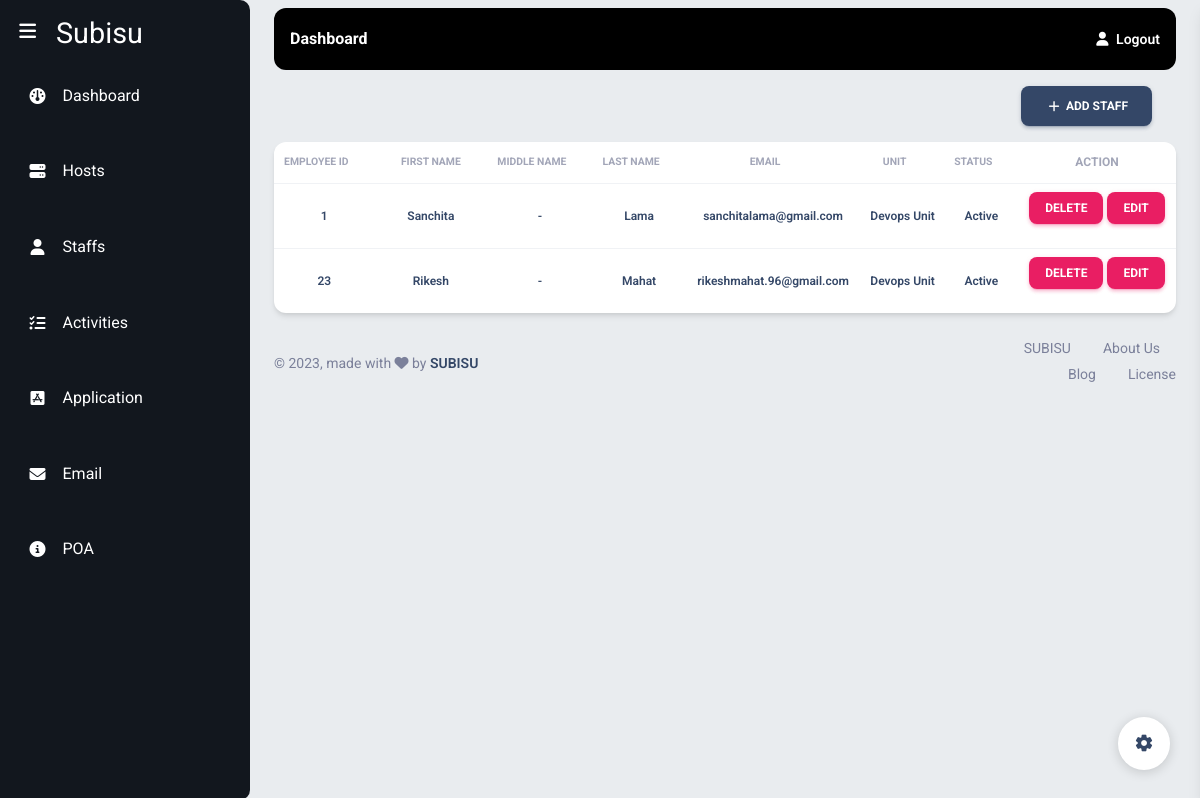
Before: /staffs/ (signed in) with the older database file.
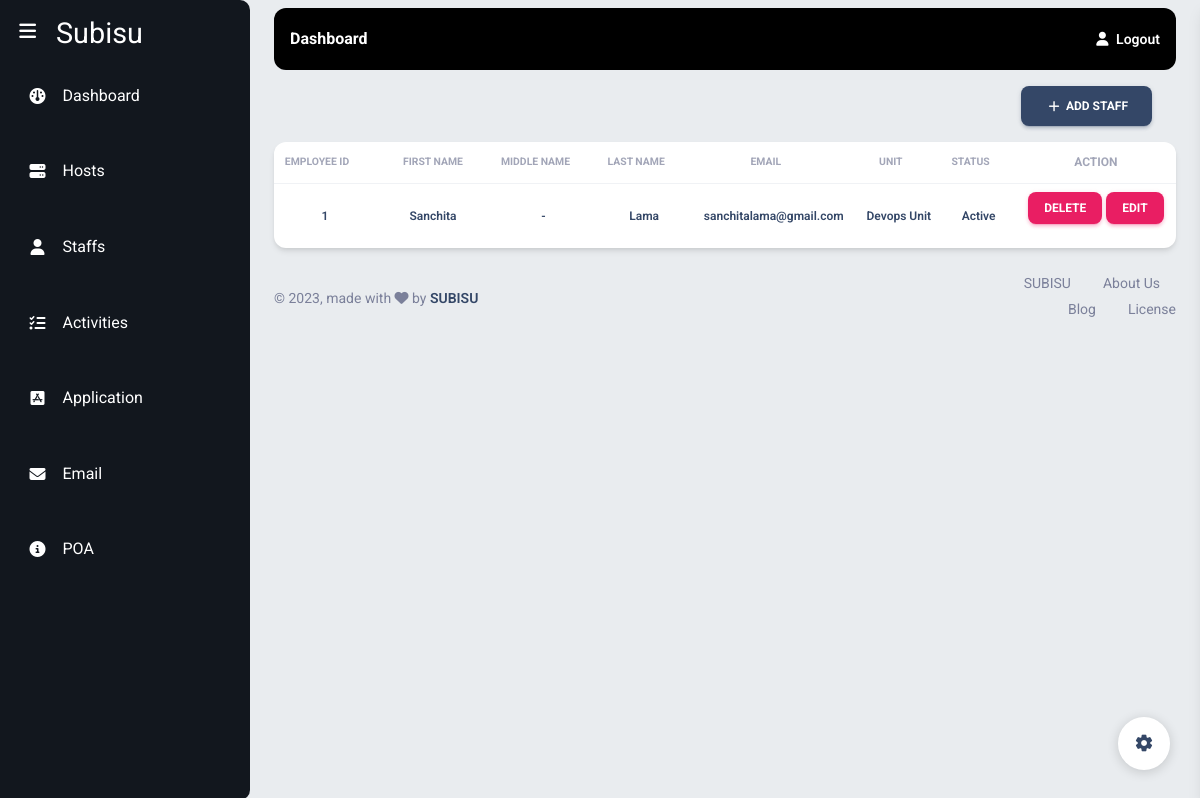
After: the same page with the newer database file.
### Models/staffs.py (models this page shows, shortened)
class Staffs(models.Model):
    user = models.OneToOneField(User,  on_delete=models.CASCADE, related_query_name='staff', null=True)
    firstName = models.CharField(max_length = 100)
    middleName = models.CharField(max_length=100, null = True, blank = True)
    lastName = models.CharField(max_length=100)
    empId = models.IntegerField()
    unitId = models.ForeignKey(Units, on_delete=models.PROTECT)
    email = models.EmailField()
    status = models.BooleanField(default= True)

### Models/units.py (models this page shows)
class Units(models.Model):
    name = models.CharField(max_length = 100)
    departmentId = models.ForeignKey(Departments, on_delete=models.PROTECT)
    unitHead = models.CharField(max_length=100)
    email = models.EmailField()
    status = models.BooleanField(default=True)
    def __str__(self):
        return self.name

### subisu/views.py (the view)
# urls.py: path('staffs/', display_staffs, name='staffs'),
@login_required()
def display_staffs(request):
    unit =  get_logged_user_info(request)[1]
    staffs = Staffs.objects.filter(unitId = unit)
    context = {
        'staffs' : staffs
    }
    return render(request, 'subisu/staffs.html', context)

### subisu/views.py (called while the page is built)
def get_logged_user_info(request):
    if request.user.is_authenticated:
        user = request.user
        staff = Staffs.objects.get(user = user) # getting the user
        unit = staff.unitId # getting the unit of staff
        department = unit.departmentId # getting the department
        return [staff, unit, department]  # return the data in a list

### task/context_processors.py (called while the page is built)
def request_processor(request):
    return {'request': request}

### templates/subisu/staffs.html
{%extends 'subisu/base.html' %}
{%block start%}
<section class="mt-3">
<div class="d-flex justify-content-end px-5">
  <a class="btn btn-icon btn-3 btn-dark ml-auto" href="{%url 'create_staff' %}">
    <span class="btn-inner--icon"><i class="material-icons">add</i></span>
    <span class="btn-inner--text">Add Staff</span>
  </a>
</div>
<div class = "px-4">
<div class="card">
  <div class="table-responsive">
    <table class="table align-items-center mb-0">
      <thead>
        <tr>
            <th class="text-center text-uppercase text-secondary text-xxs font-weight-bolder opacity-7 ps-2">Employee Id</th>
            <th class="text-center text-uppercase text-secondary text-xxs font-weight-bolder opacity-7">First Name</th>
            <th class="text-center text-uppercase text-secondary text-xxs font-weight-bolder opacity-7 ps-2">Middle Name</th>
            <th class="text-center text-uppercase text-secondary text-xxs font-weight-bolder opacity-7 ps-2">Last Name</th>
            <th class="text-center text-uppercase text-secondary text-xxs font-weight-bolder opacity-7 ps-2">email</th>
            <th class="text-center text-uppercase text-secondary text-xxs font-weight-bolder opacity-7 ps-2">Unit</th>
            <th class="text-center text-uppercase text-secondary text-xxs font-weight-bolder opacity-7 ps-2">Status</th>
            <th class="text-center text-uppercase text-secondary text-xs font-weight-bolder opacity-7">Action</th>
        </tr>
      </thead>
      <tbody>
        {% for staff in staffs %}
            <tr>
              <td class="align-middle text-center"><h6 class="mb-0 text-xs">{{staff.empId}}</h6></td>
              <td class="align-middle text-center"><h6 class="mb-0 text-xs">{{ staff.firstName }}</h6></td>
              <td class="align-middle text-center"><h6 class="mb-0 text-xs">{%if  staff.middleName%}{{ staff.middleName }}{%else%}-{%endif%}</h6></td>
              <td class="align-middle text-center"><h6 class="mb-0 text-xs">{{ staff.lastName }}</h6></td>
              <td class="align-middle text-center"><h6 class="mb-0 text-xs">{{ staff.email }}</h6></td>
              <td class="align-middle text-center"><h6 class="mb-0 text-xs">{{ staff.unitId }}</h6></td>
              <td class="align-middle text-center"><h6 class="mb-0 text-xs">{%if staff.status%} Active {%else%} Inactive {%endif%}</h6></td>
              <td class="text-center "><a href="{%url 'delete_staff' staff.id%}" class="btn btn-primary btn-sm">Delete </a>&nbsp;<a href="" class="btn btn-primary btn-sm">Edit</a></td>
            </tr>
        {% endfor %}
      </tbody>
    </table>
  </div>
</div>
</div>
</section>
{%endblock%}

### templates/subisu/base.html (shortened to what this page needs)
{% load static %}
<!DOCTYPE html>
<html lang="en">
<head>
  <link href="{% static 'assets/css/nucleo-icons.css' %}" rel="stylesheet" />
  <link href="{% static 'assets/css/nucleo-svg.css' %}" rel="stylesheet" />
  <link id="pagestyle" href="{% static 'assets/css/material-dashboard.min.css' %}?v=2.1.2" rel="stylesheet" />
  <link href="{% static 'fontawesomefree/css/fontawesome.css' %}" rel="stylesheet" type="text/css">
    <link href="{% static 'fontawesomefree/css/brands.css' %}" rel="stylesheet" type="text/css">
    <link href="{% static 'fontawesomefree/css/solid.css' %}" rel="stylesheet" type="text/css">
</head>
<body class="g-sidenav-show" style="background-color:#e9ecef">
  {% include 'subisu/sidenav.html' %}
  {% include 'subisu/mainnav.html' %}
  {% block start %}
  {% endblock %}
  {% include 'subisu/footer.html' %}
</body>
</html>

### templates/subisu/sidenav.html (shortened to what this page needs)
<div class="sidenav">
  <div class="top">
      <div class="logo">
          <span>Subisu</span>
      </div>
      <i class="fa-solid fa-bars" id="btn"></i>
  </div>
  <ul>
      <li>
          <a href="{%url 'dashboard'%}">
              <i class="fa-solid fa-gauge"></i>
              <span class="nav-item">Dashboard</span>
          </a>
      </li>
      <li>
          <a href="{%url 'hosts'%}">
              <i class="fa-solid fa-server"></i>
              <span class="nav-item">Hosts</span>
          </a>
      </li>
      <li>
          <a href="{%url 'staffs'%}">
              <i class="fa-solid fa-user"></i>
              <span class="nav-item">Staffs</span>
          </a>
      </li>
      <li>
          <a href="{%url 'activities'%}">
              <i class="fa-solid fa-list-check"></i>
              <span class="nav-item">Activities</span>
          </a>
      </li>
      <li>
          <a href="{%url 'applications'%}">
              <i class="fa-brands fa-app-store-ios"></i>
              <span class="nav-item">Application</span>
          </a>
      </li>
      <li>
          <a href="{%url 'emails'%}">
              <i class="fa-solid fa-envelope"></i>
              <span class="nav-item">Email</span>
          </a>
      </li>
      <li>
        <a href="{%url 'poa'%}">
          <i class="fa-solid fa-circle-info"></i>
            <span class="nav-item">POA</span>
        </a>
    </li>
  </ul>
</div>

### templates/subisu/mainnav.html (shortened to what this page needs)
<main class="main-content position-relative max-height-vh-100 h-100 border-radius-lg mb-5 mt-2">
    <nav class="navbar navbar-main navbar-expand-lg px-0 mx-4 shadow-none border-radius-xl " id="navbarBlur" navbar-scroll="true" style="background-color:#000000">
      <div class="container-fluid py-1 px-3">
        <nav aria-label="breadcrumb">
          <h6 class="font-weight-bolder mb-0 text-white">Dashboard</h6>
        </nav>
        <div class="collapse navbar-collapse mt-sm-0 mt-2 me-md-0 me-sm-4" id="navbar">
          <ul class="navbar-nav  justify-content-end">
            {%if not request.user.is_authenticated%}
            <li class="nav-item d-flex align-items-center">
              <a href="{%url 'login'%}" class="nav-link text-body font-weight-bold px-0">
                <i class="fa fa-user me-sm-1"></i>
                <span class="d-sm-inline d-none">Sign In</span>
              </a>
            </li>
            {%else%}
            <li class="nav-item d-flex align-items-center ">
              <a href="{%url 'logout'%}" class="nav-link text-body font-weight-bold px-0">
                <i class="fa fa-user me-sm-1 text-white"></i>
                <span class="d-sm-inline d-none text-white">Logout</span>
              </a>
            </li>
            {%endif%}
              </ul>
        </div>
      </div>
  </nav>

### templates/subisu/footer.html (shortened to what this page needs)
<footer class="footer py-4">
    <div class="container-fluid">
      <div class="row align-items-center justify-content-lg-between">
        <div class="col-lg-4 mb-lg-0 mb-4">
          <div class="copyright text-center text-sm text-muted text-lg-start">
            © ,
            made with <i class="fa fa-heart"></i> by
            <a href="https://www.creative-tim.com" class="font-weight-bold" target="_blank">SUBISU</a>
          </div>
        </div>
        <div class="col-lg-3">
          <ul class="nav nav-footer justify-content-center justify-content-lg-end">
            <li class="nav-item">
              <a href="https://www.creative-tim.com" class="nav-link text-muted" target="_blank">SUBISU</a>
            </li>
            <li class="nav-item">
              <a href="https://www.creative-tim.com/presentation" class="nav-link text-muted" target="_blank">About Us</a>
            </li>
            <li class="nav-item">
              <a href="https://www.creative-tim.com/blog" class="nav-link text-muted" target="_blank">Blog</a>
            </li>
            <li class="nav-item">
              <a href="https://www.creative-tim.com/license" class="nav-link pe-0 text-muted" target="_blank">License</a>
            </li>
          </ul>
        </div>
      </div>
    </div>
  </footer>
</main>
<div class="fixed-plugin">
<a class="fixed-plugin-button text-dark position-fixed px-3 py-2">
  <i class="material-icons py-2">settings</i>
</a>
</div>

### templates/subisu/base.html (style rules this page uses)
.sidenav { position: fixed; top: 0; left: 0; height: 100vh; width: 250px; background-color: #12171e; transition: all 0.5s ease; border-radius: 0 10px 10px 0; }
.main-content { transition: all 0.5s ease; margin-left: 250px; }

### templates/subisu/sidenav.html (style rules this page uses)
.sidenav #btn { position: absolute; color: #fff; top: 0.4rem; left: 1.2rem; text-align: right; font-size: 1.2rem; line-height: 50px; cursor: pointer; }
.sidenav .top .logo { margin-top:0.5rem; color:#fff; display: flex; height: 50px; width: 100%; align-items:center; pointer-events: none; opacity: 1; }
.top { font-size:1.8rem; margin-left:3.5rem; }
.sidenav ul { display:flex; flex-direction:column; align-items:center; padding:0; }
.sidenav ul li { margin-top:1rem; position: relative; list-style-type: none; height: 50px; width: 90%; margin:0.8rem auto; line-height:50px; }
.sidenav ul li a { color:#fff; display:flex; align-items: center; text-decoration:none; border-radius: 0.8rem; }
.sidenav ul li a i { min-width:50px; text-align:center; height:50px; line-height: 50px; }
.sidenav .nav-item { opacity: 1; }

Changed rows visible on the page:
removed Staffs: empId "23", firstName "Rikesh", lastName "Mahat", email "rikeshmahat.96@gmail.com", unitId "Devops Unit", status "Active"
